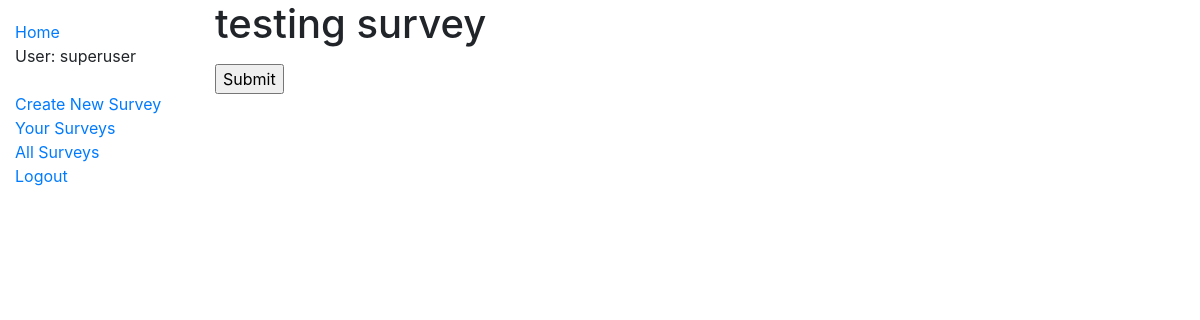
Before: /catalog/surveys/6867219a-b6cb-4f17-b2df-46ac5898d51a/ (signed in) with the older database file.
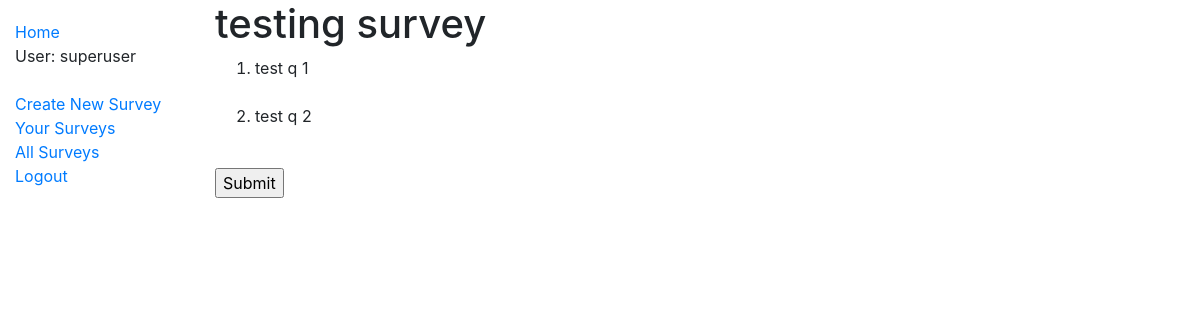
After: the same page with the newer database file.
### catalog/models.py (models this page shows, shortened)
class Questions(models.Model):
  question = models.CharField(max_length=300)
  survey = models.ForeignKey('Surveys', on_delete=models.SET_NULL, null=True)

### catalog/views.py (the view)
# urls.py: path('surveys/<uuid:pk>/', views.SurveysDetailView.as_view(), name='surveys-detail')
class SurveysDetailView(generic.DetailView):
  model = Surveys

### catalog/templates/catalog/surveys_detail.html (shortened to what this page needs)
{% extends 'base.html' %}
{% block content %}
  <h1>{{ surveys.name }}</h1>
  <form>
    <ol>
    {% for ques in surveys.questions_set.all %}
      <li>{{ ques.question }}
      </li>
      </ol><br>
    {% endfor %}
    </ol>
    <input type='submit' value='Submit'>
  </form>
{% endblock %}

Changed rows visible on the page:
added Questions: question "test q 1"
added Questions: question "test q 2"
